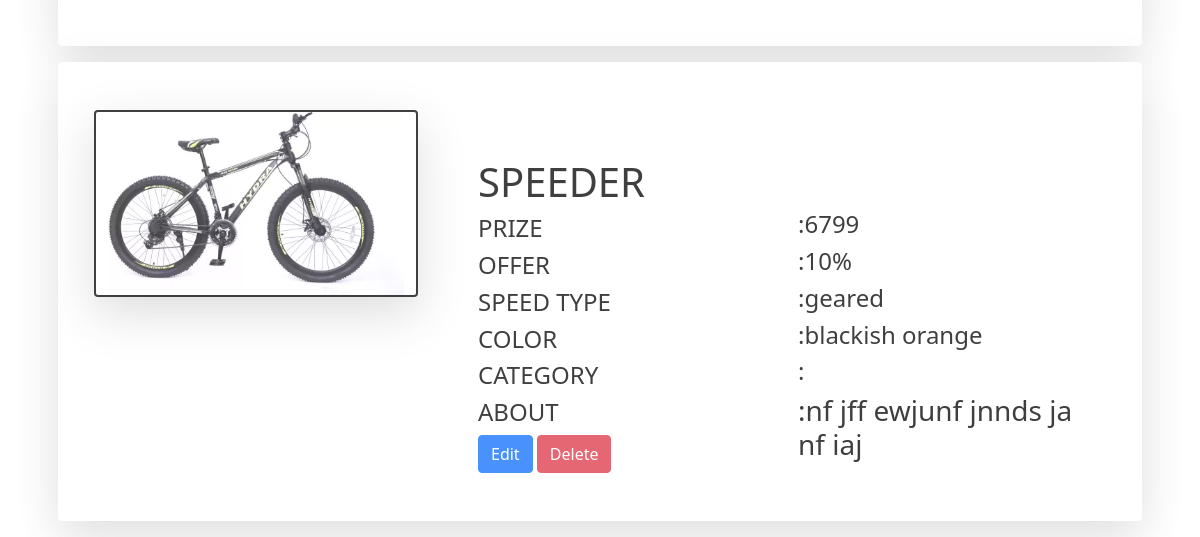
The page /sellerindex/ (signed in, lower part) on the database as committed earlier.
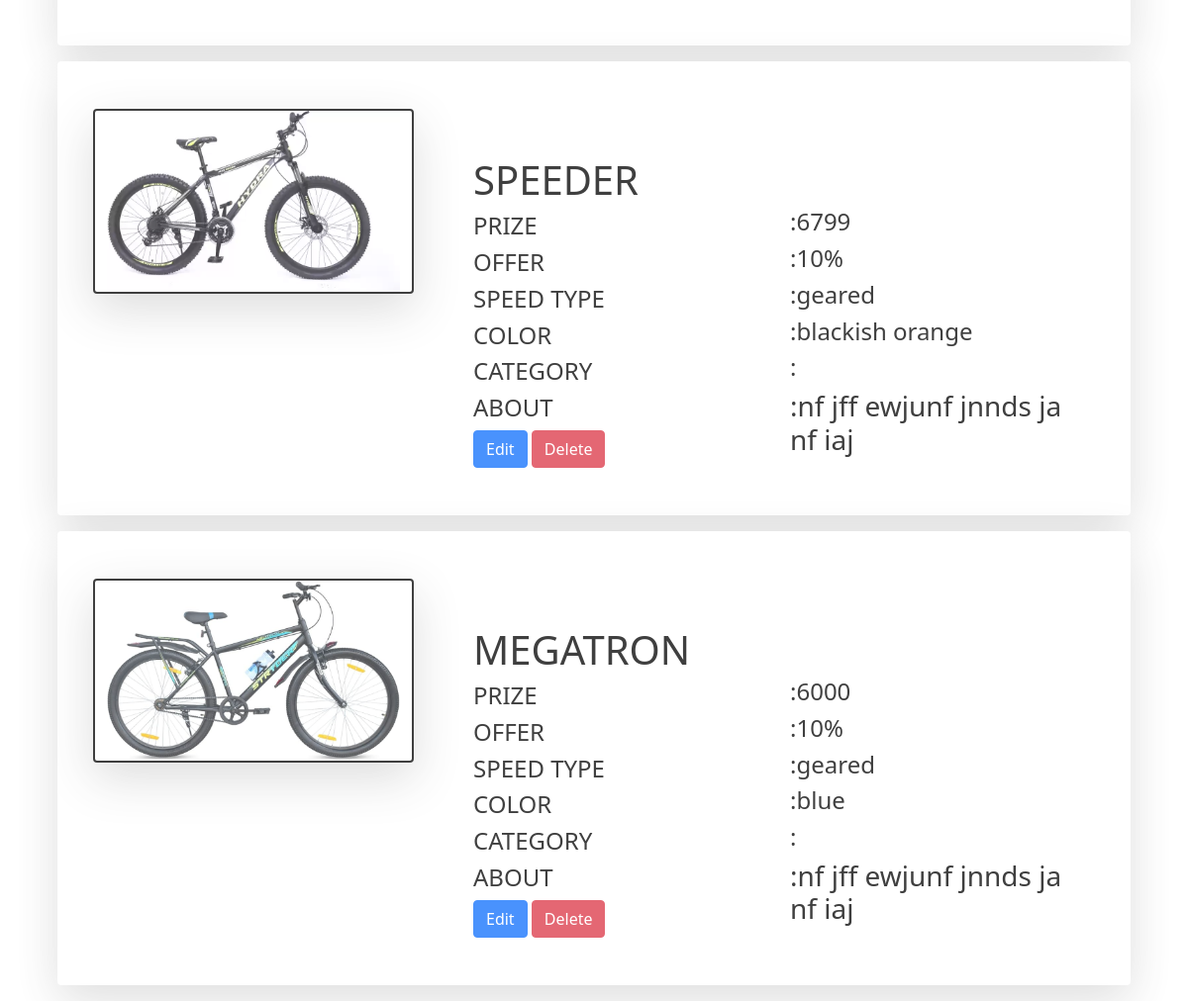
The same page on the database as committed later.
### ecomapp/models.py (models this page shows)
class product(models.Model):
    productname = models.CharField(max_length=100)
    prize = models.IntegerField()
    offer = models.CharField(max_length=50)
    speed = models.CharField(max_length=50)
    color = models.CharField(max_length=50)
    description = models.CharField(max_length=300)
    category = models.ForeignKey('Categories', on_delete=models.CASCADE, related_name='products')
    image = models.ImageField(upload_to='images/')
    seller = models.ForeignKey(User, on_delete=models.CASCADE, related_name='products_sold')

### ecomapp/views.py (the view)
# urls.py: path('sellerindex/',views.sellerindex,name="sellerindex"),
def sellerindex(request):
    user = request.user
    products = product.objects.filter(seller=user)
    categories = Categories.objects.all()
    context = {
        'products': products,
        'categories':categories
    }
    return render(request, "sellerindex.html", context)

### Templates/sellerindex.html (shortened to what this page needs)
{% load static %}
<!DOCTYPE html>
<html lang="en">
<head>
    <link href="https://cdn.jsdelivr.net/npm/bootstrap@5.1.3/dist/css/bootstrap.min.css" rel="stylesheet">
    <link rel="stylesheet" href="{% static '/css/sellerindex.css' %}">
    <link rel="stylesheet" href="https://cdn.jsdelivr.net/npm/bootstrap-icons@1.11.3/font/bootstrap-icons.min.css">
</head>
<body >
    <div class="container  mt-5 opacity-75 text-light">
            {% for product in products %}
            <div class="bg-white text-black p-5 m-3 rounded shadow-lg">
            <div class="row">
                <img src="{{ product.image.url }}"  alt="image" class="col shadow-lg w-25 image rounded">
                <div class="col mt-5 ms-5">
                    <h1 >{{ product.productname|upper }}</h1>
                    <h4>PRIZE</h4>
                    <h4>OFFER</h4>
                    <h4>SPEED TYPE</h4>
                    <H4>COLOR</H4>
                    <h4>CATEGORY</h4>
                    <h4>ABOUT</h4>
                <a href="{% url 'edit' product.pk %}"><button class="btn btn-primary">Edit</button></a>
                <a href="{% url 'delete' product.pk %}"><button class="btn btn-danger">Delete</button></a></div>
              <div class="col mt-5">
                <h4 class="mt-5 pt-1">:{{ product.prize }}</h4><h4> :{{ product.offer }}</h4>
                <h4>:{{ product.speed }}</h4>
            <h4>:{{ product.color }}</h4>
                    <h4>:{{ product.categories }}</h4>
                <h3>:{{ product.description }}</h3>
            </div>
              </div>
        </div>
            {% endfor %}
    </div>
</body>
</html>

Rows that differ between the two databases and show on the page:
added product: image (picture), productname "MEGATRON", prize "6000", offer "10%", speed "geared", color "blue", description "nf jff ewjunf jnnds ja nf iaj"
